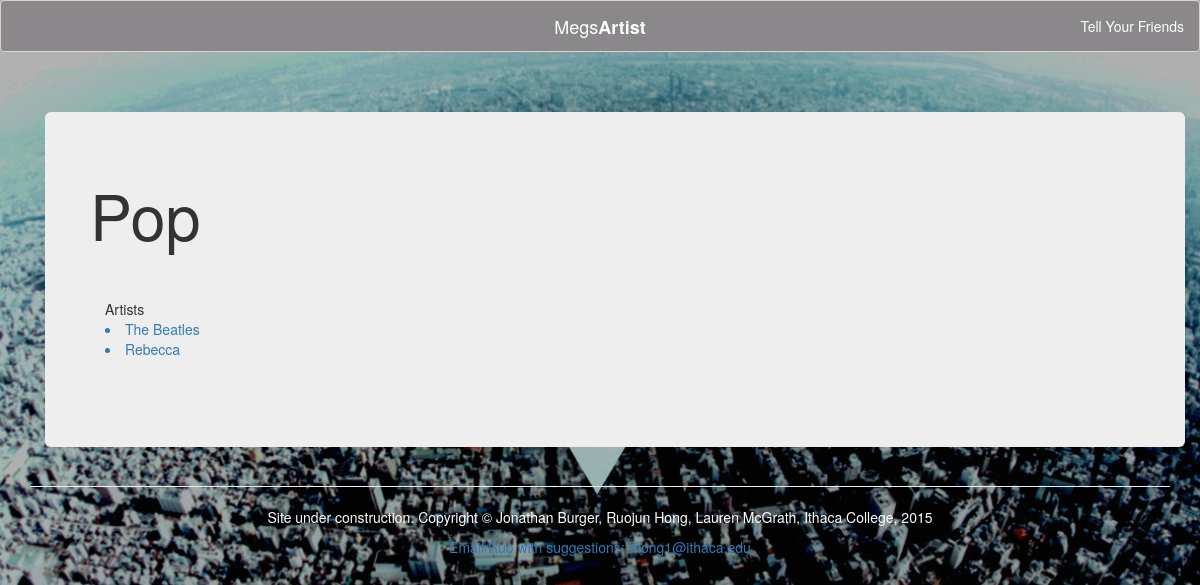
The app's page /tags/Pop with its own data.
### flaskapp.py (models this page shows, shortened)
class Tag(db.Model):
    id = db.Column(db.Integer, primary_key=True)
    name = db.Column(db.String(64), unique=True)
    artists = db.relationship('Artist', secondary=artist_to_tag,
                              backref=db.backref('tag', lazy='dynamic'))
    tracks = db.relationship('Track', secondary=track_to_tag,
                             backref=db.backref('tag', lazy='dynamic'))

class Artist(db.Model):
    id = db.Column(db.Integer, primary_key=True)
    name = db.Column(db.String(64), unique=True, index=True)
    description = db.Column(db.String(264), unique=False, index=True)
    image = db.Column(db.String(264), unique=False, index=True)
    tags = db.relationship('Tag', secondary=artist_to_tag,
                           backref=db.backref('artist', lazy='dynamic'))
    def __repr__(self):
        return '<Artist %r>' % self.name

### flaskapp.py (the view)
@app.route('/tags/<tagName>')
def getTag(tagName):
    tagObj = Tag.query.join(Artist.tags).filter_by(name=tagName).first()
    print(tagObj.artists)
    if tagObj is None:
        return render_template('tag.html', tagName="null")
    else:
        return render_template('tag.html', tagName=tagObj.name, artists=tagObj.artists)

### templates/tag.html (shortened to what this page needs)
{% extends "base.html" %}
{% block page_content %}
    <div class="page-header">
        {% if tagName == "null" %}
            <h1>Sorry, we have no of that tag.</h1>
        {% else %}
            <div class="container">
                <div class="jumbotron">
                    <div class="row">
                        <div class="col-md-8">
                            <div class="row">
                                <h1>{{ tagName }}</h1>
                            </div>
                        </div>
                    </div>
                    <br>
                    <br>Artists<br>
                    {% for artist in artists %}
                        <a href="/artists/{{ artist.name }}">
                            <li>{{ artist.name }}</li>
                        </a>
                    {% endfor %}
                    <br><br>
                </div>
            </div>
            </div>
        {% endif %}
    </div>
{% endblock %}

### static/styles.css (style rules this page uses)
body { background-image: url("/static/img/Untitled.jpg"); position:relative; background-size:cover; font-family: 'Helvetica Neue', Helvetica, Arial, sans-serif; font-weight: 300; }

### records on screen
Tag: name "Pop"
Artist: name "The Beatles"
Artist: name "Rebecca"
